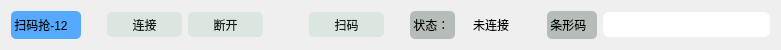
  <widget class="QWidget" name="layoutWidget_12">
   <property name="geometry">
    <rect>
     <x>20</x>
     <y>520</y>
     <width>781</width>
     <height>30</height>
    </rect>
   </property>
   <layout class="QGridLayout" name="gridLayout_12">
    <item row="0" column="2">
     <widget class="QPushButton" name="pb_Connect_12">
      <property name="minimumSize">
       <size>
        <width>75</width>
        <height>25</height>
       </size>
      </property>
      <property name="styleSheet">
       <string notr="true">background: rgb(220, 230, 225);
border-color: rgb(0, 0, 0);
border-radius: 5px;
color:rgb(24, 28, 27);</string>
      </property>
      <property name="text">
       <string>连接</string>
      </property>
     </widget>
    </item>
    <item row="0" column="5">
     <widget class="QPushButton" name="pb_Scan_12">
      <property name="minimumSize">
       <size>
        <width>75</width>
        <height>25</height>
       </size>
      </property>
      <property name="styleSheet">
       <string notr="true">background: rgb(220, 230, 225);
border-color: rgb(0, 0, 0);
border-radius: 5px;
color:rgb(24, 28, 27);</string>
      </property>
      <property name="text">
       <string>扫码</string>
      </property>
     </widget>
    </item>
    <item row="0" column="8">
     <widget class="QLabel" name="lb_State_12">
      <property name="minimumSize">
       <size>
        <width>60</width>
        <height>25</height>
       </size>
      </property>
      <property name="text">
       <string>未连接</string>
      </property>
      <property name="alignment">
       <set>Qt::AlignCenter</set>
      </property>
     </widget>
    </item>
    <item row="0" column="0">
     <widget class="QLabel" name="lb_Scaner_12">
      <property name="minimumSize">
       <size>
        <width>70</width>
        <height>28</height>
       </size>
      </property>
      <property name="styleSheet">
       <string notr="true">border-radius: 5px;
background-color: rgb(85, 170, 255);</string>
      </property>
      <property name="text">
       <string> 扫码抢-12 </string>
      </property>
     </widget>
    </item>
    <item row="0" column="6">
     <spacer name="horizontalSpacer_45">
      <property name="orientation">
       <enum>Qt::Horizontal</enum>
      </property>
      <property name="sizeType">
       <enum>QSizePolicy::Fixed</enum>
      </property>
      <property name="sizeHint" stdset="0">
       <size>
        <width>20</width>
        <height>20</height>
       </size>
      </property>
     </spacer>
    </item>
    <item row="0" column="9">
     <spacer name="horizontalSpacer_46">
      <property name="orientation">
       <enum>Qt::Horizontal</enum>
      </property>
      <property name="sizeType">
       <enum>QSizePolicy::Fixed</enum>
      </property>
      <property name="sizeHint" stdset="0">
       <size>
        <width>20</width>
        <height>20</height>
       </size>
      </property>
     </spacer>
    </item>
    <item row="0" column="3">
     <widget class="QPushButton" name="pb_Disconnect_12">
      <property name="minimumSize">
       <size>
        <width>75</width>
        <height>25</height>
       </size>
      </property>
      <property name="styleSheet">
       <string notr="true">background: rgb(220, 230, 225);
border-color: rgb(0, 0, 0);
border-radius: 5px;
color:rgb(24, 28, 27);</string>
      </property>
      <property name="text">
       <string>断开</string>
      </property>
     </widget>
    </item>
    <item row="0" column="7">
     <widget class="QLabel" name="label_24">
      <property name="minimumSize">
       <size>
        <width>45</width>
        <height>25</height>
       </size>
      </property>
      <property name="styleSheet">
       <string notr="true">border-radius: 5px;
background-color: rgb(180, 189, 184);</string>
      </property>
      <property name="text">
       <string> 状态：</string>
      </property>
     </widget>
    </item>
    <item row="0" column="11">
     <widget class="QLineEdit" name="le_CodeData_12">
      <property name="minimumSize">
       <size>
        <width>75</width>
        <height>25</height>
       </size>
      </property>
      <property name="styleSheet">
       <string notr="true">border-radius: 6px;
</string>
      </property>
     </widget>
    </item>
    <item row="0" column="4">
     <spacer name="horizontalSpacer_47">
      <property name="orientation">
       <enum>Qt::Horizontal</enum>
      </property>
      <property name="sizeType">
       <enum>QSizePolicy::Fixed</enum>
      </property>
      <property name="sizeHint" stdset="0">
       <size>
        <width>40</width>
        <height>20</height>
       </size>
      </property>
     </spacer>
    </item>
    <item row="0" column="1">
     <spacer name="horizontalSpacer_48">
      <property name="orientation">
       <enum>Qt::Horizontal</enum>
      </property>
      <property name="sizeType">
       <enum>QSizePolicy::Fixed</enum>
      </property>
      <property name="sizeHint" stdset="0">
       <size>
        <width>20</width>
        <height>20</height>
       </size>
      </property>
     </spacer>
    </item>
    <item row="0" column="10">
     <widget class="QLabel" name="label_25">
      <property name="minimumSize">
       <size>
        <width>50</width>
        <height>25</height>
       </size>
      </property>
      <property name="styleSheet">
       <string notr="true">border-radius: 5px;
background-color: rgb(180, 189, 184);</string>
      </property>
      <property name="text">
       <string> 条形码</string>
      </property>
     </widget>
    </item>
   </layout>
  </widget>
